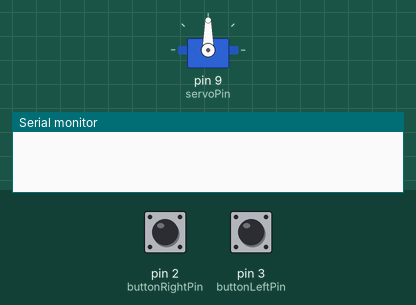
Bench run of a sketch on a simulated Arduino Uno, built with avr-gcc and run on an emulated ATmega328P. On the bench: servo, the last lines printed to the serial monitor. The inputs (shaded band) are chosen by the test bench; at power-on: pin 3 (buttonLeftPin) LOW, pin 2 (buttonRightPin) LOW.

Above: at 1.2 s.
1.3 s: pin 3 (buttonLeftPin) pulled HIGH for 1 s
At 2.6 s:
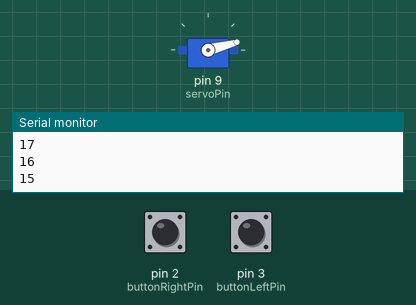
3.8 s: pin 2 (buttonRightPin) pulled HIGH for 1 s
At 5.9 s:
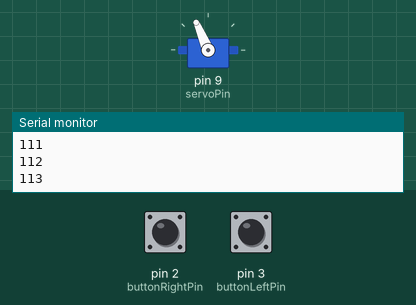
6.3 s: pin 2 (buttonRightPin) pulled HIGH for 0.15 s
At 6.7 s:
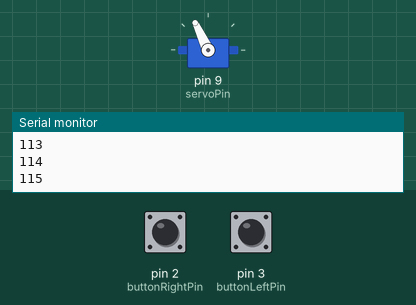
7.9 s: pin 3 (buttonLeftPin) pulled HIGH for 0.15 s
At 9.0 s:
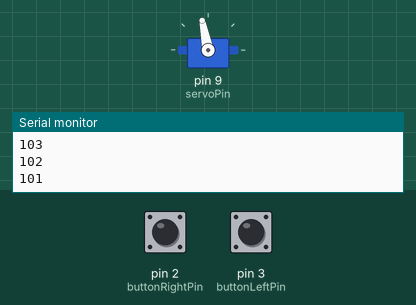
Timing chart, 0 to 10.5 s (numbered marks = the images above; inputs shaded):
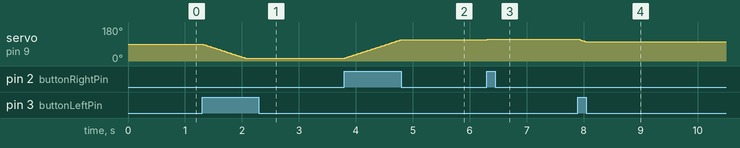

The sketch:

ServoGripper.ino
```cpp
#include <Servo.h>

Servo myservo;  // create servo object to control a servo
// twelve servo objects can be created on most boards

// variable to store the servo position
// 90 degrees is the netural point
int pos = 90;

int maxHighPos = 115;
int maxLowPos = 15;

int delaytime = 10;

const int buttonRightPin = 2;     // the number of the pushbutton pin
const int buttonLeftPin = 3;     // the number of the pushbutton pin
const int servoPin = 9;     // the number of the pushbutton pin

int buttonRightState;
int buttonLeftState;

void setup() {
    Serial.begin(9600);

// attaches the servo on pin 9 to the servo object
  myservo.attach(servoPin);

  // initialize the pushbutton pin as an input:
  pinMode(buttonRightPin, INPUT);
  pinMode(buttonLeftPin, INPUT);
}

void loop() {
  // read the state of the pushbutton value:
  buttonRightState = digitalRead(buttonRightPin);
  buttonLeftState = digitalRead(buttonLeftPin);

  // check if the pushbutton is pressed.
  // if it is, the buttonState is HIGH:
  if (buttonRightState == HIGH) {
    // turn LED on:
    turnRight();
  }

  // check if the pushbutton is pressed.
  // if it is, the buttonState is HIGH:
  if (buttonLeftState == HIGH) {
    // turn LED on:
    turnLeft();
  }

  //deactivate();

  delay(delaytime);

/*
  for (pos = 0; pos <= 180; pos += 1) { // goes from 0 degrees to 180 degrees
    // in steps of 1 degree
    myservo.write(pos);              // tell servo to go to position in variable 'pos'
    //delay(delaytime);                       // waits 15ms for the servo to reach the position
  }
  delay(1000);
  for (pos = 180; pos >= 0; pos -= 1) { // goes from 180 degrees to 0 degrees
    myservo.write(pos);              // tell servo to go to position in variable 'pos'
    //delay(delaytime);                       // waits 15ms for the servo to reach the position
  }

  delay(1000);
  */
}

void turnRight()
{
  if (pos < maxHighPos)
  {
    pos++;
    myservo.write(pos);              // tell servo to go to position in variable 'pos'
    Serial.println(pos);
  }
}

void turnLeft()
{
  if (pos > maxLowPos)
  {
    pos--;
    myservo.write(pos);              // tell servo to go to position in variable 'pos'
    Serial.println(pos);
  }

}
void deactivate()
{
  if (pos >= maxHighPos)
  {
    // Dial the position back slightly, so the servo will deactivate
    myservo.write(pos-10);              // tell servo to go to position in variable 'pos'
    Serial.println(pos);

  }
}
```

Measured:
- after the input at 1.3 s, servo on pin 9 (servoPin): moves from 90° to 15° over 0.76 s, starting at once
- after the input at 3.8 s, servo on pin 9 (servoPin): moves from 15° to 113° over 0.99 s, starting at once
- after the input at 6.3 s, servo on pin 9 (servoPin): 113° → 115° at once
- after the input at 7.9 s, servo on pin 9 (servoPin): 115° → 101° at once
